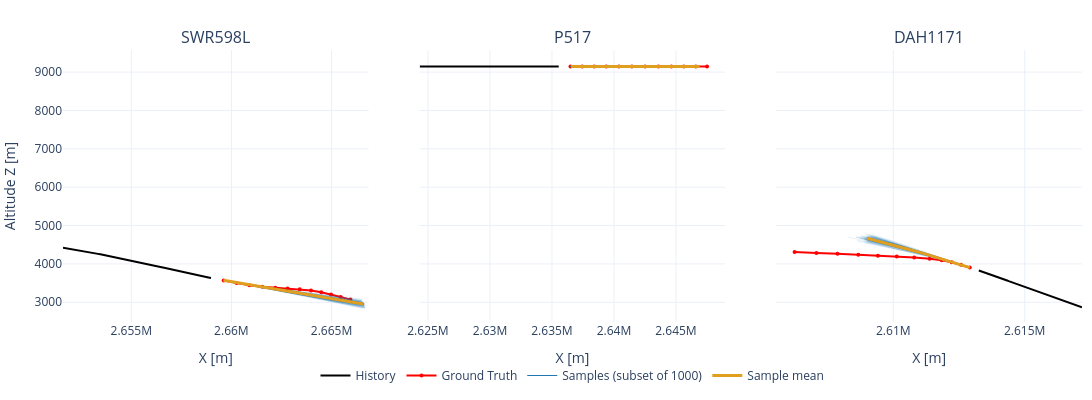

Notebook code cell kept with this figure:
### Code cell
# Create Altitude (Z) vs X visualization
fig_z = make_subplots(
    rows=1, cols=3,
    subplot_titles=[
        f"{meta_test.loc[CASE_LIST[i]]['flight_id'].split('_')[1]}" if i < N_TRAJS else "—"
        for i in range(3)
    ],
    horizontal_spacing=0.05,
    shared_yaxes=True
)

for b in range(cols):
    # History
    x_coords_hist = x_hist_glob[b, :, 0]
    z_hist = x_hist_glob[b, :, 2]
    fig_z.add_trace(
        go.Scatter(
            x=x_coords_hist, y=z_hist,
            mode="lines",
            line=dict(color=COLOR_HISTORY, width=2),
            name="History", showlegend=(b == 0)
        ),
        row=1, col=b+1
    )

    # Ground Truth
    x_coords_true = y_true_glob[b, :, 0]
    true_z = y_true_glob[b, :, 2]
    fig_z.add_trace(
        go.Scatter(
            x=x_coords_true, y=true_z,
            mode="lines+markers",
            line=dict(color=COLOR_GT, width=2),
            marker=dict(size=4),
            name="Ground Truth", showlegend=(b == 0)
        ),
        row=1, col=b+1
    )

    # Samples (Blue)
    samples_x = y_glob_all[:, b, :, 0] # (N_SAMPLES, TIMESTEPS)
    samples_z = y_glob_all[:, b, :, 2] # (N_SAMPLES, TIMESTEPS)
    
    # Take a subset if N_SAMPLES is very large
    max_sample_traces = 100
    sample_idx = np.random.choice(N_SAMPLES, size=min(N_SAMPLES, max_sample_traces), replace=False)
    
    for s in sample_idx:
        fig_z.add_trace(
            go.Scatter(
                x=samples_x[s], y=samples_z[s],
                mode="lines",
                line=dict(color=COLOR_PRED, width=1),
                opacity=0.1,
                showlegend=False
            ),
            row=1, col=b+1
        )
    
    # Legend proxy for samples
    fig_z.add_trace(
        go.Scatter(
            x=[None], y=[None],
            mode="lines",
            line=dict(color=COLOR_PRED, width=1),
            name=f"Samples (subset of {N_SAMPLES})", showlegend=(b == 0)
        ),
        row=1, col=b+1
    )

    # Sample Mean
    mean_x = np.mean(samples_x, axis=0)
    mean_z = np.mean(samples_z, axis=0)
    fig_z.add_trace(
        go.Scatter(
            x=mean_x, y=mean_z,
            mode="lines",
            line=dict(color=COLOR_MEAN, width=3),
            name="Sample mean", showlegend=(b == 0)
        ),
        row=1, col=b+1
    )

    fig_z.update_xaxes(title_text="X [m]", row=1, col=b+1)
    if b == 0:
        fig_z.update_yaxes(title_text="Altitude Z [m]", row=1, col=b+1)

fig_z.update_layout(
    height=400, width=1100,
    template="plotly_white",
    margin=dict(l=50, r=10, t=50, b=50),
    legend=dict(
        orientation="h",
        yanchor="bottom", y=-0.25,
        xanchor="center", x=0.5
    )
)

fig_z.show()
